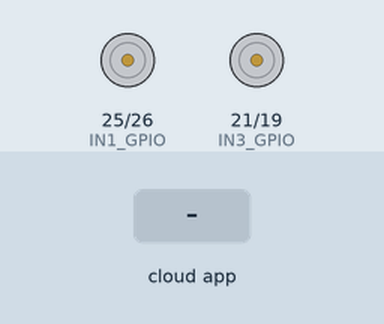
The sketch below on a simulated ESP32. On the bench: motor-driver pin pairs drawn as motors (green arrow = first pin HIGH = forward, orange = second pin HIGH = backward, longer = more drive, scaled by the enable pin). The inputs (shaded band) are chosen by the test bench. The ROS host is connected and sends only what is stated.

Above: at 3.2 s.
3.3 s: the phone or cloud app sets linear.x to -100
At 4.5 s:
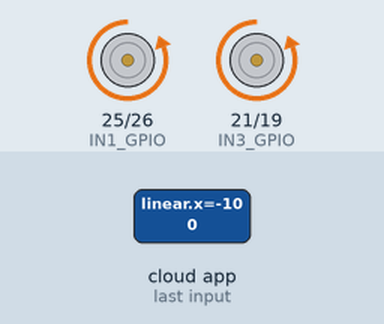
4.8 s: the phone or cloud app sets angular.z to -100
At 5.7 s:
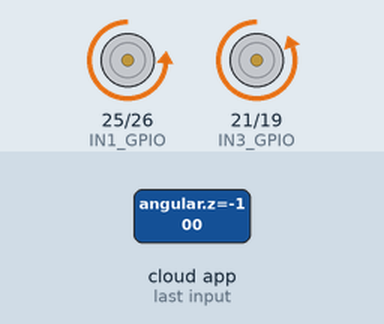
6.3 s: the phone or cloud app sets linear.x to 0
At 6.8 s:
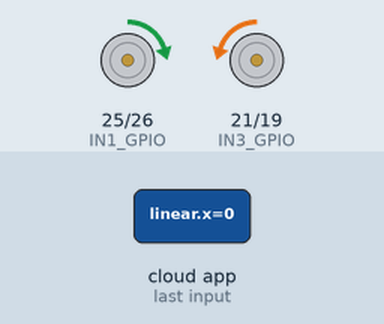
7.8 s: the phone or cloud app sets angular.z to 0
At 9.0 s:
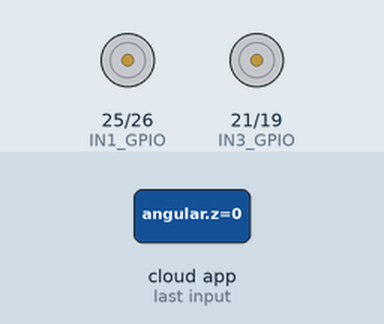
9.3 s: the phone or cloud app sets linear.x to 100
At 10.2 s:
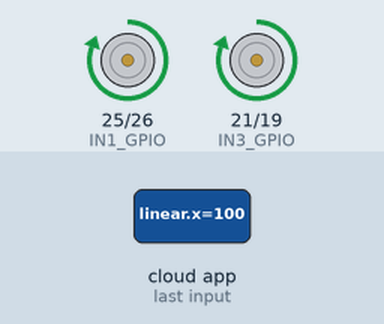
10.8 s: the phone or cloud app sets linear.x to -100
At 11.4 s:
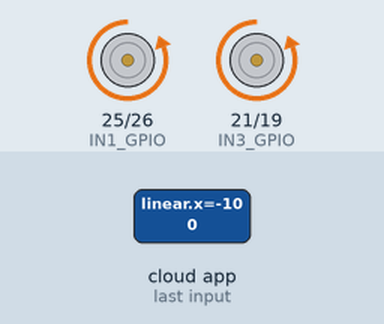
Timing chart, 0 to 13.3 s (numbered marks = the images above; inputs shaded):
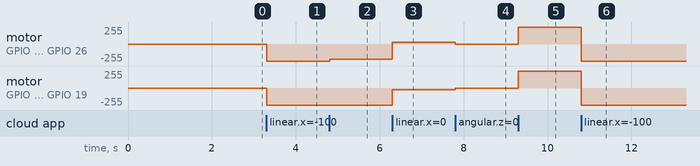

The sketch:

ExamenControl.ino
```cpp
#include <micro_ros_arduino.h>

#include <rcl/rcl.h>
#include <rclc/rclc.h>
#include <rclc/executor.h>

#include <geometry_msgs/msg/twist.h>

// ----------- MOTOR A -----------
#define IN1_GPIO 25
#define IN2_GPIO 26
#define PWM_A    27
#define PHASE_A 35
#define PHASE_B 34

// ----------- MOTOR B -----------
#define IN3_GPIO 21
#define IN4_GPIO 19
#define PWM_B    18
#define PHASE_A 32
#define PHASE_B 33

// PWM configuración
const int freq = 1000;
const int resolution = 8;

const int channel_A = 0;
const int channel_B = 1;

// robot parameters
float wheel_base = 0.19;

// ROS
rcl_subscription_t subscriber;
geometry_msgs__msg__Twist msg;

rclc_executor_t executor;
rclc_support_t support;
rcl_allocator_t allocator;
rcl_node_t node;

// ----------- MOTOR CONTROL -----------

void setMotorA(float speed)
{
  int pwm = constrain(abs(speed)*255,0,255);

  if(speed > 0){
    digitalWrite(IN1_GPIO, HIGH);
    digitalWrite(IN2_GPIO, LOW);
  }
  else{
    digitalWrite(IN1_GPIO, LOW);
    digitalWrite(IN2_GPIO, HIGH);
  }

  ledcWrite(channel_A, pwm);
}

void setMotorB(float speed)
{
  int pwm = constrain(abs(speed)*255,0,255);

  if(speed > 0){
    digitalWrite(IN3_GPIO, HIGH);
    digitalWrite(IN4_GPIO, LOW);
  }
  else{
    digitalWrite(IN3_GPIO, LOW);
    digitalWrite(IN4_GPIO, HIGH);
  }

  ledcWrite(channel_B, pwm);
}

// ----------- CMD_VEL CALLBACK -----------

void cmd_vel_callback(const void * msgin)
{
  const geometry_msgs__msg__Twist * twist = (const geometry_msgs__msg__Twist *)msgin;

  float v = twist->linear.x;
  float w = twist->angular.z;

  float v_r = v + (wheel_base/2.0)*w;
  float v_l = v - (wheel_base/2.0)*w;

  setMotorA(v_l);
  setMotorB(v_r);
}

// ----------- SETUP -----------

void setup()
{
  set_microros_transports();

  pinMode(IN1_GPIO, OUTPUT);
  pinMode(IN2_GPIO, OUTPUT);
  pinMode(IN3_GPIO, OUTPUT);
  pinMode(IN4_GPIO, OUTPUT);

  ledcSetup(channel_A, freq, resolution);
  ledcAttachPin(PWM_A, channel_A);

  ledcSetup(channel_B, freq, resolution);
  ledcAttachPin(PWM_B, channel_B);

  delay(2000);

  allocator = rcl_get_default_allocator();

  rclc_support_init(&support, 0, NULL, &allocator);

  rclc_node_init_default(
    &node,
    "esp32_motor_node",
    "",
    &support);

  rclc_subscription_init_default(
    &subscriber,
    &node,
    ROSIDL_GET_MSG_TYPE_SUPPORT(geometry_msgs, msg, Twist),
    "/cmd_vel");

  rclc_executor_init(&executor, &support.context, 1, &allocator);

  rclc_executor_add_subscription(
    &executor,
    &subscriber,
    &msg,
    &cmd_vel_callback,
    ON_NEW_DATA);
}

// ----------- LOOP -----------

void loop()
{
  rclc_executor_spin_some(&executor, RCL_MS_TO_NS(10));
}
```

Measured:
- after the input at 3.3 s, motor on GPIO 25 (IN1_GPIO) / GPIO 26 (IN2_GPIO), motor on GPIO 21 (IN3_GPIO) / GPIO 19 (IN4_GPIO): stopped → backward 255/255 at once
- after the input at 4.8 s, motor on GPIO 25 (IN1_GPIO) / GPIO 26 (IN2_GPIO): backward 255/255 → backward 229/255 at once
- after the input at 6.3 s, motor on GPIO 25 (IN1_GPIO) / GPIO 26 (IN2_GPIO): backward 229/255 → forward 24/255 at once; motor on GPIO 21 (IN3_GPIO) / GPIO 19 (IN4_GPIO): backward 255/255 → backward 24/255 at once
- after the input at 7.8 s, motor on GPIO 25 (IN1_GPIO) / GPIO 26 (IN2_GPIO): forward 24/255 → stopped at once; motor on GPIO 21 (IN3_GPIO) / GPIO 19 (IN4_GPIO): backward 24/255 → stopped at once
- after the input at 9.3 s, motor on GPIO 25 (IN1_GPIO) / GPIO 26 (IN2_GPIO), motor on GPIO 21 (IN3_GPIO) / GPIO 19 (IN4_GPIO): stopped → forward 255/255 at once
- after the input at 10.8 s, motor on GPIO 25 (IN1_GPIO) / GPIO 26 (IN2_GPIO), motor on GPIO 21 (IN3_GPIO) / GPIO 19 (IN4_GPIO): forward 255/255 → backward 255/255 at once
